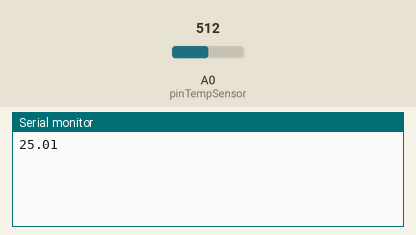
Simulated run of this program. Board: Arduino Uno, built with avr-gcc and run on an emulated ATmega328P. Parts: the last lines printed to the serial monitor. Inputs (shaded band) come from the test bench; at power-on: A0 (pinTempSensor) = 512.

Above: at 1.8 s.
1.9 s: A0 (pinTempSensor) set to 716
At 2.8 s:
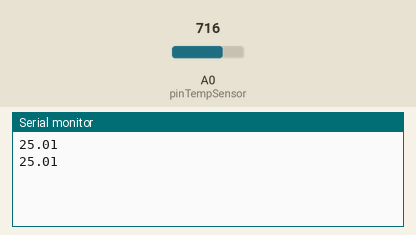
3.7 s: A0 (pinTempSensor) set to 900
At 11.6 s:
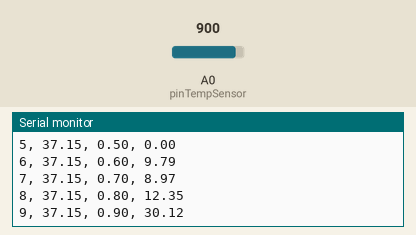
Timing chart, 0 to 13.1 s (numbered marks = the images above; inputs shaded):
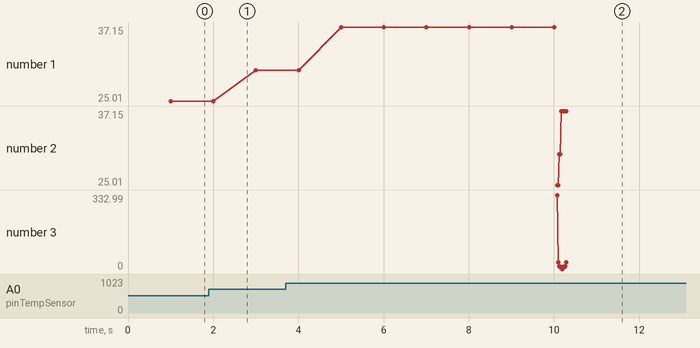

Measured:
- after the input at 3.7 s, the serial monitor: prints a new line after 1.3 s (image 2)
- plotted number 1: 25.01 → 30.05 after the input at 1.9 s, 30.05 → 37.15 after the input at 3.7 s

The program:

main.cpp
```cpp
#include <Arduino.h>
// Loovee @ 2015-8-26
#include <math.h>
const int B = 4275000; // B value of the thermistor
const int R0 = 100000; // R0 = 100k
const int pinTempSensor = A0; // Grove - Temperature Sensor connect to A0
const int N = 10; // number of samples to collect for DFT (3 mins)
float magnitude[N];
float freq[N];

float collect_temperature_data(int time);
float* apply_dft(float x[],int time);
void send_data_to_pc(float temp[]);

void setup()
{
  Serial.begin(9600);
}

float collect_temperature_data(int time){

  int a = analogRead(pinTempSensor);
  float R = 1023.0/a-1.0;
  R = R0*R;
  float temperature = 1.0/(log(R/R0)/B+1/298.15)-273.15; // convert to temperature via datasheet
  //Serial.print("temperature = ");
  //Serial.println(temperature);

  // int temp_store[180]; //record values for 3 minutes (180 samples)
  // for (int i =0; i<180;i++){
  //   temp_store[i] = analogRead(pinTempSensor);
  // }

  delay(time);
  return temperature;
}

float* apply_dft(float x[],int time){
  static float real[N];
  static float imag[N];

  float f_s = 1000.0/time; // sampling frequency (1 sample per second)

  for (int k=0; k<N; k++){
     real[k] = 0;
     imag[k] = 0;

    for(int n =0; n<N ;n++){

      real[k] += x[n]*cos((2*PI*k*n)/N);  //Eq. 3.3
      imag[k] -=  x[n]*sin((2*PI*k*n)/N);  //Eq. 3.4

    }
    float f_k  = (k * f_s) / N;  //eq. 3.2
    magnitude[k] = sqrt(pow(real[k],2) + pow(imag[k],2)); //Eq. 3.5
    freq[k] = f_k;

  }
  return freq; //return the frequency as an array
}

void send_data_to_pc(float temp[]){
  Serial.println("Time,Temperature,Frequency,Magnitude");

  for (int i=0; i<N; i++){
    Serial.print(i);        //Time count
    Serial.print(", ");
    Serial.print(temp[i]);
    Serial.print(", ");
    Serial.print(freq[i]);
    Serial.print(", ");
    Serial.println(magnitude[i]);      //formatted as time, temp, frequency, magnitude

  }
  }

void loop()
{
  int time = 1000;

  float samples[N];

  // Collect temperature data
  for (int i = 0; i < N; i++)
  {
    samples[i] = collect_temperature_data(time);
    Serial.println(samples[i]);
  }

  // Apply DFT
  apply_dft(samples, time);

  // Send results
  send_data_to_pc(samples);

  delay(5000);
}
```
